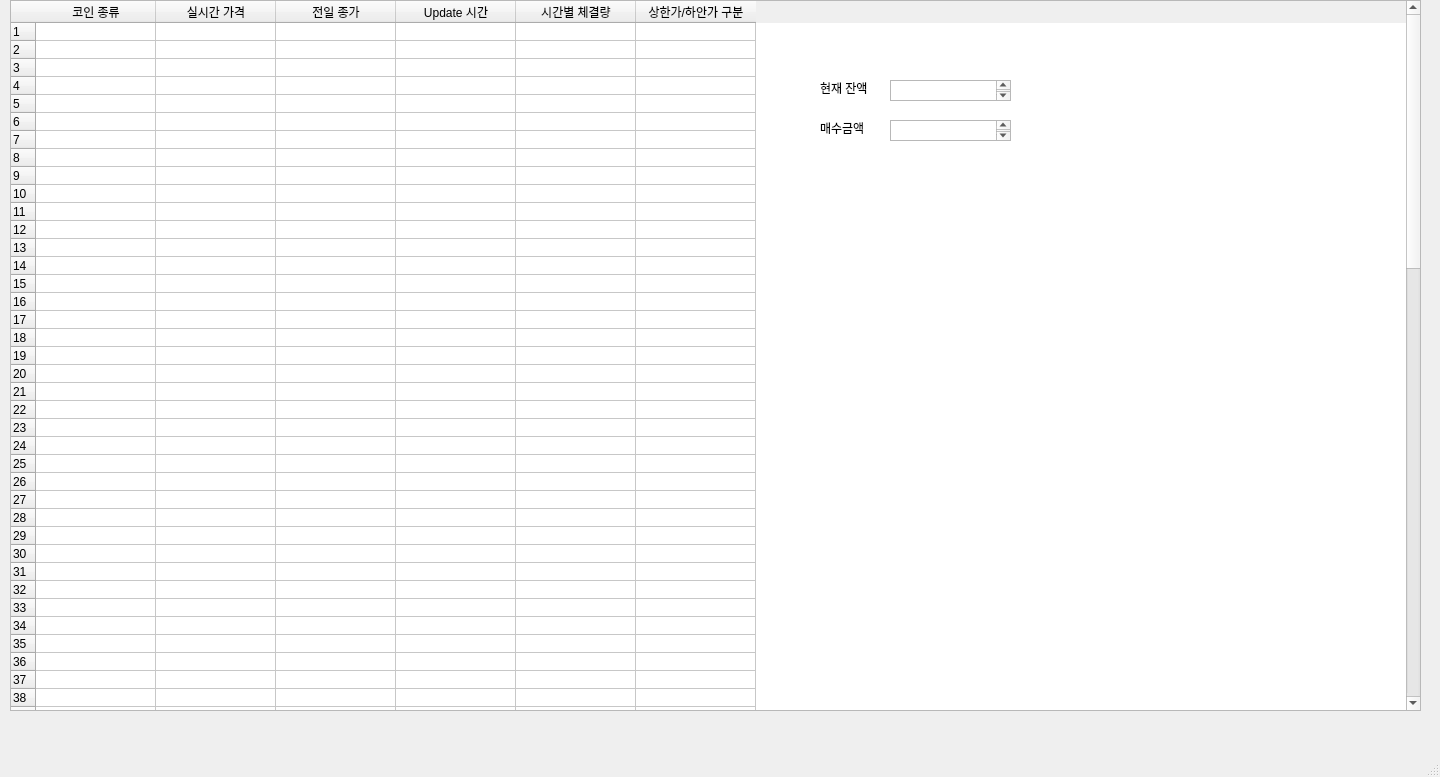
<?xml version="1.0" encoding="UTF-8"?>
<ui version="4.0">
 <class>MainWindow</class>
 <widget class="QMainWindow" name="MainWindow">
  <property name="geometry">
   <rect>
    <x>0</x>
    <y>0</y>
    <width>1440</width>
    <height>777</height>
   </rect>
  </property>
  <property name="windowTitle">
   <string>MainWindow</string>
  </property>
  <widget class="QWidget" name="centralwidget">
   <widget class="QTableWidget" name="tableWidget">
    <property name="geometry">
     <rect>
      <x>10</x>
      <y>0</y>
      <width>1411</width>
      <height>711</height>
     </rect>
    </property>
    <property name="rowCount">
     <number>102</number>
    </property>
    <attribute name="horizontalHeaderDefaultSectionSize">
     <number>120</number>
    </attribute>
    <attribute name="horizontalHeaderMinimumSectionSize">
     <number>19</number>
    </attribute>
    <attribute name="verticalHeaderDefaultSectionSize">
     <number>10</number>
    </attribute>
    <row/>
    <row/>
    <row/>
    <row/>
    <row/>
    <row/>
    <row/>
    <row/>
    <row/>
    <row/>
    <row/>
    <row/>
    <row/>
    <row/>
    <row/>
    <row/>
    <row/>
    <row/>
    <row/>
    <row/>
    <row/>
    <row/>
    <row/>
    <row/>
    <row/>
    <row/>
    <row/>
    <row/>
    <row/>
    <row/>
    <row/>
    <row/>
    <row/>
    <row/>
    <row/>
    <row/>
    <row/>
    <row/>
    <row/>
    <row/>
    <row/>
    <row/>
    <row/>
    <row/>
    <row/>
    <row/>
    <row/>
    <row/>
    <row/>
    <row/>
    <row/>
    <row/>
    <row/>
    <row/>
    <row/>
    <row/>
    <row/>
    <row/>
    <row/>
    <row/>
    <row/>
    <row/>
    <row/>
    <row/>
    <row/>
    <row/>
    <row/>
    <row/>
    <row/>
    <row/>
    <row/>
    <row/>
    <row/>
    <row/>
    <row/>
    <row/>
    <row/>
    <row/>
    <row/>
    <row/>
    <row/>
    <row/>
    <row/>
    <row/>
    <row/>
    <row/>
    <row/>
    <row/>
    <row/>
    <row/>
    <row/>
    <row/>
    <row/>
    <row/>
    <row/>
    <row/>
    <row/>
    <row/>
    <row/>
    <row/>
    <row/>
    <row/>
    <column>
     <property name="text">
      <string>코인 종류</string>
     </property>
    </column>
    <column>
     <property name="text">
      <string>실시간 가격</string>
     </property>
    </column>
    <column>
     <property name="text">
      <string>전일 종가</string>
     </property>
    </column>
    <column>
     <property name="text">
      <string>Update 시간</string>
     </property>
    </column>
    <column>
     <property name="text">
      <string>시간별 체결량</string>
     </property>
    </column>
    <column>
     <property name="text">
      <string>상한가/하안가 구분</string>
     </property>
    </column>
   </widget>
   <widget class="QLabel" name="label">
    <property name="geometry">
     <rect>
      <x>820</x>
      <y>80</y>
      <width>60</width>
      <height>16</height>
     </rect>
    </property>
    <property name="text">
     <string>현재 잔액</string>
    </property>
   </widget>
   <widget class="QTextEdit" name="textEdit">
    <property name="geometry">
     <rect>
      <x>890</x>
      <y>80</y>
      <width>121</width>
      <height>21</height>
     </rect>
    </property>
   </widget>
   <widget class="QLabel" name="label_2">
    <property name="geometry">
     <rect>
      <x>820</x>
      <y>120</y>
      <width>60</width>
      <height>16</height>
     </rect>
    </property>
    <property name="text">
     <string>매수금액</string>
    </property>
   </widget>
   <widget class="QTextEdit" name="textEdit_2">
    <property name="geometry">
     <rect>
      <x>890</x>
      <y>120</y>
      <width>121</width>
      <height>21</height>
     </rect>
    </property>
   </widget>
  </widget>
  <widget class="QMenuBar" name="menubar">
   <property name="geometry">
    <rect>
     <x>0</x>
     <y>0</y>
     <width>1440</width>
     <height>24</height>
    </rect>
   </property>
  </widget>
  <widget class="QStatusBar" name="statusbar"/>
 </widget>
 <resources/>
 <connections/>
</ui>
